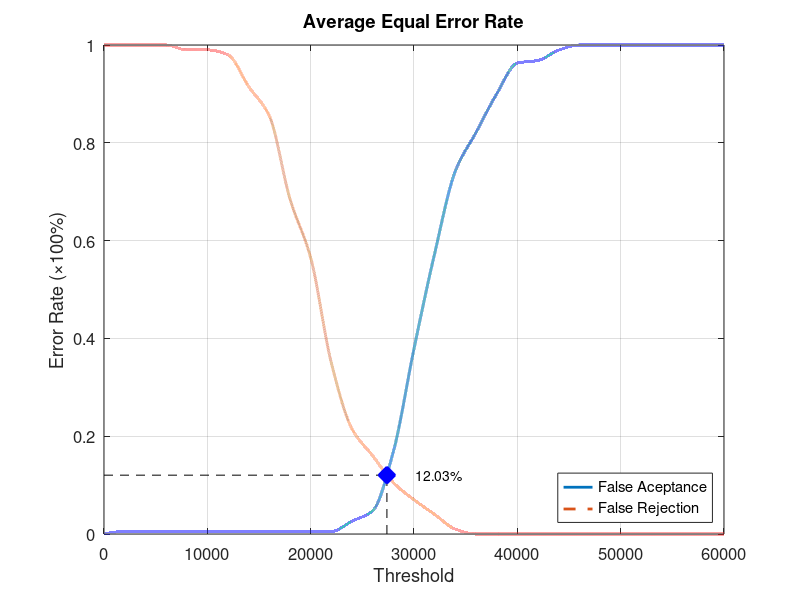
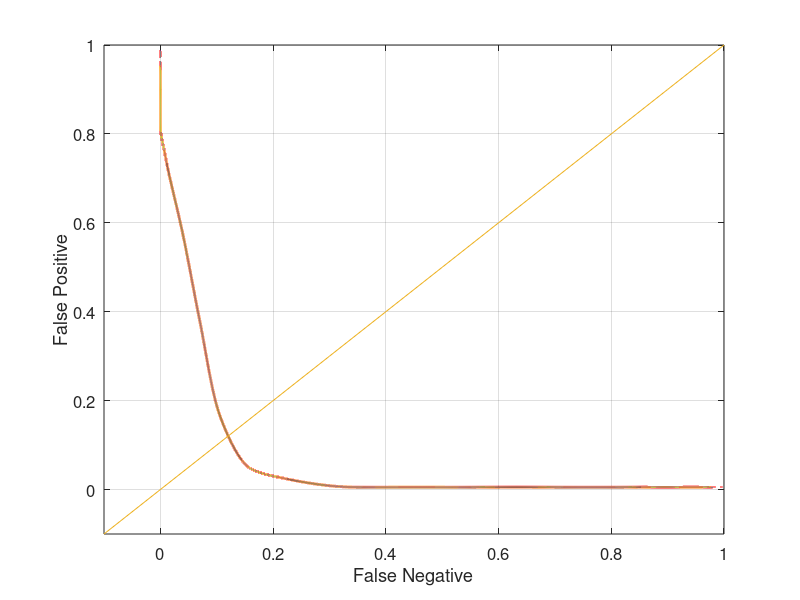

Source code (MATLAB) for these figures, in order:
function yEER = Database4_3
close all;
clear;
clc;
x = 0:2000:60000;
xq = 0:0.5:60000;

y0 = [0 0.00526316 0.00526316 0.00526316 0.00526316 0.00526316 0.00526316 0.00526316 0.00526316 0.00526316 0.00526316 0.00526316 0.0263158 0.0473684 0.168421 0.378947 0.573684 0.742105 0.821053 0.9 0.963158 0.968421 0.989474 1 1 1 1 1 1 1 1];
yy0 = interp1(x, y0, xq, 'pchip');
y1 = [1 1 1 1 0.99 0.99 0.98 0.915 0.855 0.685 0.565 0.35 0.215 0.16 0.105 0.07 0.04 0.01 0 0 0 0 0 0 0 0 0 0 0 0 0];
yy1 = interp1(x, y1, xq, 'pchip');

% Calculating EER: 
y2 = abs(y0 - y1);
find(y2 == min(y2))
yy2 = abs(yy0 - yy1);
xEER = find(yy2 == min(yy2));
xEERIndex = xq(xEER) % X-axis EER
yEER = yy0(xEER) % Y-axis EER

main = figure
plot(xq, yy0,'-','LineWidth', 2);	hold on
plot(xq, yy1,'--','LineWidth', 2);	hold on
plot([xEERIndex xEERIndex], [0 yEER], 'k--');	hold on
plot([0 xEERIndex], [yEER yEER], 'k--');	hold on
plot(xEERIndex, yEER, 'bx', 'LineWidth', 10);	hold on
text(xEERIndex + 10 * xEERIndex / 100, yEER, [num2str(round((10000 * yEER)) / 100) '%'])
legend('False Aceptance', 'False Rejection', 'Location', 'SouthEast')
xlabel('Threshold')
ylabel('Error Rate (\times100%)')
title('Average Equal Error Rate')
set(gca, 'FontSize', 12)
axis([0 60000 0 1])
grid on

print(main, 'Database4_3Main', '-dpng');
FNRxFPR = figure('Color', [1 1 1]);
plot(yy1, yy0, '-', yy1, yy0, 'LineWidth', 2);
hold on
y = -0.1:0.1:1
plot(y, y); 
set(gca, 'FontSize', 12)
xlabel('False Negative')
ylabel('False Positive')
axis([-0.1 1 -0.1 1])
set(gca, 'FontSize', 12)
grid on

print(FNRxFPR, 'Database4_3FNRxFPR','-dpng');
end
